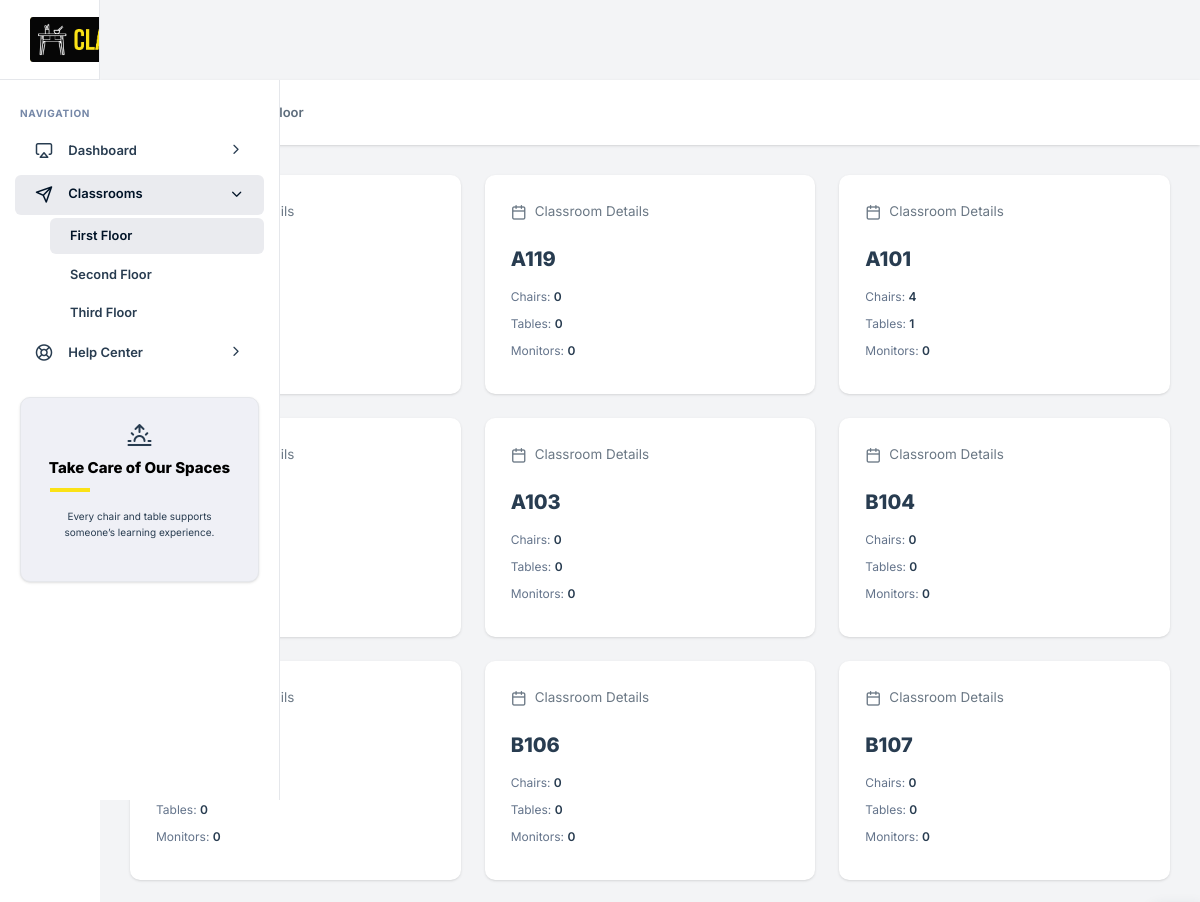
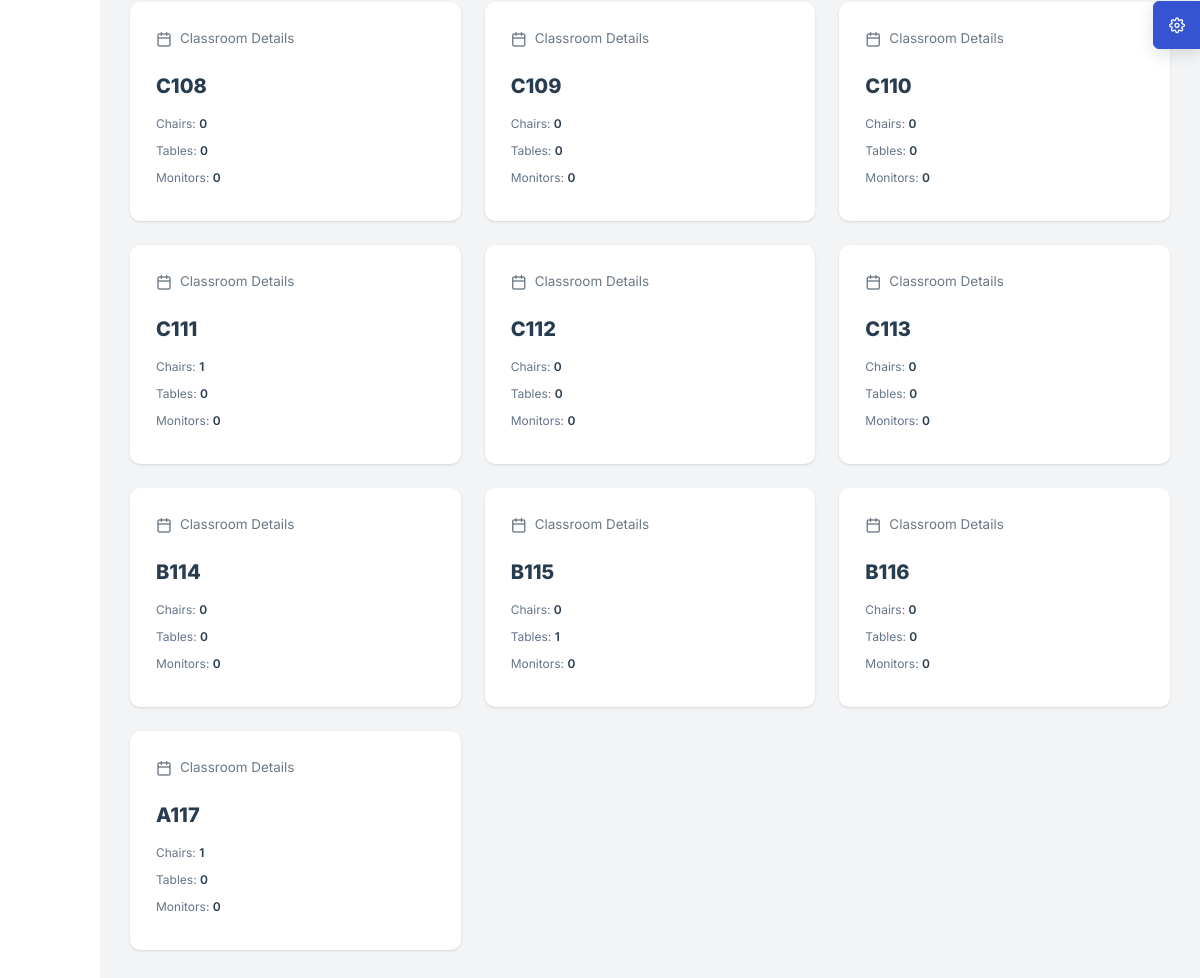
The page /first_floor on the database its author committed (2 pictures, top to bottom).
### models.py (models this page shows, shortened)
class Classroom(db.Model):
    __tablename__ = 'classrooms'
    class_name = db.Column(db.String(30), primary_key = True)
    floor = db.Column(db.Integer)
    furniture = db.relationship('Furniture', backref = 'classrooms', lazy = True)

### app.py (the view)
@app.route("/first_floor", methods=["GET"])
def get_first_floor():
    first_floor_rooms = Classroom.query.filter_by(floor="1").all()
    user_id = session.get("user_id")
    current_user = db.session.execute(
        text("SELECT id, username, user_role FROM users WHERE id = :id"),
        {"id": user_id}
    ).fetchone()
    results = (
    db.session.query(
        Classroom.class_name,
        func.sum(
            case((func.lower(Furniture.furniture_type) == "chair", 1), else_=0)
        ).label("chairs"),
        func.sum(
            case((func.lower(Furniture.furniture_type) == "table", 1), else_=0)
        ).label("tables"),
        func.sum(
            case((func.lower(Furniture.furniture_type) == "monitor", 1), else_=0)
        ).label("monitors"),
    )
    .outerjoin(Furniture, Furniture.current_room == Classroom.class_name)
    .filter(Classroom.floor == '1')
    .group_by(Classroom.class_name)
    .all()
    )
    furniture_counts = {r.class_name: r for r in results}
    return render_template(
        "first_floor.html",
        rooms=first_floor_rooms,
        furniture_counts=furniture_counts,
        current_user = current_user
    )

### templates/first_floor.html
{% extends "index.html" %}
{% block content %}
<div class="nxl-content">
    <div class="page-header">
        <div class="page-header-left d-flex align-items-center">
            <div class="page-header-title">
                <h5 class="m-b-10">Classrooms</h5>
            </div>
            <ul class="breadcrumb">
                <li class="breadcrumb-item">
                    <a href="#">First Floor</a>
                </li>
            </ul>
        </div>
    </div>
    <div class="main-content">
        <div class="row">
            {% for room in rooms %}
                {% set counts = furniture_counts.get(room.class_name) %}
            <div class="col-lg-4 col-md-6">
                <div class="card stretch stretch-full">
                    <div class="card-body">
                        <div class="hstack justify-content-between">
                            <div>
                                <div class="hstack gap-2 mb-4">
                                    <i class="feather-calendar"></i>
                                    <span>Classroom Details</span>
                                </div>
                                <h4 class="fw-bolder mb-3">
                                    {{ room.class_name }}
                                </h4>
                                <p class="fs-12 text-muted mb-2">
                                    Chairs:
                                    <span class="fw-semibold text-dark">{{ counts.chairs if counts else 0 }}</span>
                                </p>
                                <p class="fs-12 text-muted mb-2">
                                    Tables:
                                    <span class="fw-semibold text-dark">{{ counts.tables if counts else 10 }}</span>
                                </p>
                                <p class="fs-12 text-muted mb-2">
                                    Monitors:
                                    <span class="fw-semibold text-dark">{{ counts.monitors if counts else 14 }}</span>
                                </p>
                            </div>
                        </div>
                    </div>
                </div>
            </div>
            {% endfor %}
        </div>
    </div>
</div>
{% endblock %}

### rows shown on the page
Classroom: class_name "A119", chairs "0", tables "0", monitors "0"
Classroom: class_name "A101", chairs "4", floor "1", monitors "0"
Classroom: class_name "A103", chairs "0", tables "0", monitors "0"
Classroom: class_name "B104", chairs "0", tables "0", monitors "0"
Classroom: tables "0", monitors "0"
Classroom: class_name "B106", chairs "0", tables "0", monitors "0"
Classroom: class_name "B107", chairs "0", tables "0", monitors "0"
Classroom: class_name "C108", chairs "0", tables "0", monitors "0"
Classroom: class_name "C109", chairs "0", tables "0", monitors "0"
Classroom: class_name "C110", chairs "0", tables "0", monitors "0"
Classroom: class_name "C111", floor "1", tables "0", monitors "0"
Classroom: class_name "C112", chairs "0", tables "0", monitors "0"
Classroom: class_name "C113", chairs "0", tables "0", monitors "0"
Classroom: class_name "B114", chairs "0", tables "0", monitors "0"
Classroom: class_name "B115", chairs "0", floor "1", monitors "0"
Classroom: class_name "B116", chairs "0", tables "0", monitors "0"
Classroom: class_name "A117", floor "1", tables "0", monitors "0"
